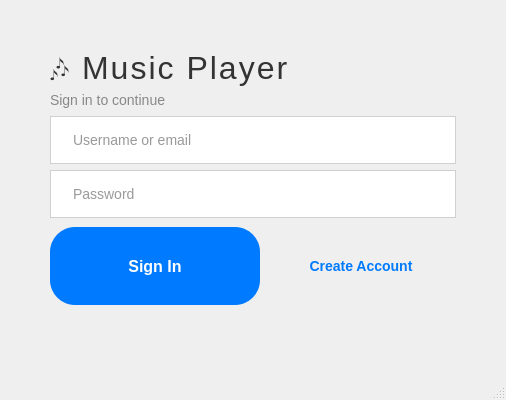
<?xml version="1.0" encoding="UTF-8"?>
<ui version="4.0">
 <class>LoginWindow</class>
 <widget class="QMainWindow" name="LoginWindow">
  <property name="geometry">
   <rect>
    <x>0</x>
    <y>0</y>
    <width>500</width>
    <height>400</height>
   </rect>
  </property>
  <property name="windowTitle">
   <string>Music Player</string>
  </property>
  <property name="styleSheet">
   <string notr="true">
    QMainWindow {
        background: qlineargradient(
            x1: 0, y1: 0,
            x2: 1, y2: 1,
            stop: 0 #F5F5F5,
            stop: 1 #E0E0E0
        );
    }
   </string>
  </property>
  <widget class="QWidget" name="centralwidget">
   <layout class="QVBoxLayout" name="verticalLayout">
    <property name="leftMargin">
     <number>50</number>
    </property>
    <property name="topMargin">
     <number>50</number>
    </property>
    <property name="rightMargin">
     <number>50</number>
    </property>
    <property name="bottomMargin">
     <number>50</number>
    </property>
    <item>
     <widget class="QLabel" name="titleLabel">
      <property name="text">
       <string>🎶 Music Player</string>
      </property>
      <property name="alignment">
       <set>Qt::AlignLeft</set>
      </property>
      <property name="styleSheet">
       <string notr="true">
        color: #333333;
        font-size: 32px;
        font-weight: 300;
        font-family: "Helvetica Neue", sans-serif;
        letter-spacing: 2px;
       </string>
      </property>
     </widget>
    </item>
    <item>
     <widget class="QLabel" name="subtitleLabel">
      <property name="text">
       <string>Sign in to continue</string>
      </property>
      <property name="alignment">
       <set>Qt::AlignLeft</set>
      </property>
      <property name="styleSheet">
       <string notr="true">
        color: #888888;
        font-size: 14px;
        font-family: "Helvetica Neue", sans-serif;
       </string>
      </property>
     </widget>
    </item>
    <item>
     <spacer name="verticalSpacer">
      <property name="orientation">
       <enum>Qt::Vertical</enum>
      </property>
      <property name="sizeHint" stdset="0">
       <size>
        <width>20</width>
        <height>20</height>
       </size>
      </property>
     </spacer>
    </item>
    <item>
     <widget class="QLineEdit" name="usernameEdit">
      <property name="placeholderText">
       <string>Username or email</string>
      </property>
      <property name="styleSheet">
       <string notr="true">
        QLineEdit {
            background-color: #FFFFFF;
            border: 1px solid #D0D0D0;
            border-radius: 25px;
            color: #333333;
            font-size: 14px;
            padding: 14px 20px;
            font-family: "Helvetica Neue", sans-serif;
        }
        QLineEdit:focus {
            border-color: #007AFF;
        }
       </string>
      </property>
     </widget>
    </item>
    <item>
     <widget class="QLineEdit" name="passwordEdit">
      <property name="echoMode">
       <enum>QLineEdit::Password</enum>
      </property>
      <property name="placeholderText">
       <string>Password</string>
      </property>
      <property name="styleSheet">
       <string notr="true">
        QLineEdit {
            background-color: #FFFFFF;
            border: 1px solid #D0D0D0;
            border-radius: 25px;
            color: #333333;
            font-size: 14px;
            padding: 14px 20px;
            font-family: "Helvetica Neue", sans-serif;
        }
        QLineEdit:focus {
            border-color: #007AFF;
        }
       </string>
      </property>
     </widget>
    </item>
    <item>
     <spacer name="verticalSpacer_2">
      <property name="orientation">
       <enum>Qt::Vertical</enum>
      </property>
      <property name="sizeHint" stdset="0">
       <size>
        <width>20</width>
        <height>20</height>
       </size>
      </property>
     </spacer>
    </item>
    <item>
     <layout class="QHBoxLayout" name="buttonLayout">
      <item>
       <widget class="QPushButton" name="loginBtn">
        <property name="text">
         <string>Sign In</string>
        </property>
        <property name="styleSheet">
         <string notr="true">
          QPushButton {
              background-color: #007AFF;
              border: none;
              border-radius: 25px;
              color: #FFFFFF;
              font-family: "Helvetica Neue", sans-serif;
              font-size: 16px;
              font-weight: 600;
              padding: 14px 30px;
              min-width: 150px;
              min-height: 50px;
          }
          QPushButton:hover {
              background-color: #0055CC;
          }
          QPushButton:pressed {
              background-color: #003399;
          }
         </string>
        </property>
       </widget>
      </item>
      <item>
       <widget class="QPushButton" name="registerBtn">
        <property name="text">
         <string>Create Account</string>
        </property>
        <property name="styleSheet">
         <string notr="true">
          QPushButton {
              background-color: transparent;
              border: none;
              color: #007AFF;
              font-family: "Helvetica Neue", sans-serif;
              font-size: 14px;
              font-weight: 500;
              padding: 14px 20px;
              min-width: 150px;
              min-height: 50px;
          }
          QPushButton:hover {
              text-decoration: underline;
          }
         </string>
        </property>
       </widget>
      </item>
     </layout>
    </item>
    <item>
     <widget class="QLabel" name="errorLabel">
      <property name="text">
       <string/>
      </property>
      <property name="visible">
       <bool>false</bool>
      </property>
      <property name="alignment">
       <set>Qt::AlignCenter</set>
      </property>
      <property name="styleSheet">
       <string notr="true">
        color: #FF3B30;
        font-size: 13px;
        font-family: "Helvetica Neue", sans-serif;
       </string>
      </property>
     </widget>
    </item>
    <item>
     <spacer name="verticalSpacer_3">
      <property name="orientation">
       <enum>Qt::Vertical</enum>
      </property>
      <property name="sizeHint" stdset="0">
       <size>
        <width>20</width>
        <height>20</height>
       </size>
      </property>
     </spacer>
    </item>
   </layout>
  </widget>
  <widget class="QMenuBar" name="menubar">
   <property name="geometry">
    <rect>
     <x>0</x>
     <y>0</y>
     <width>500</width>
     <height>22</height>
    </rect>
   </property>
  </widget>
  <widget class="QStatusBar" name="statusbar"/>
 </widget>
 <resources/>
 <connections/>
</ui>
